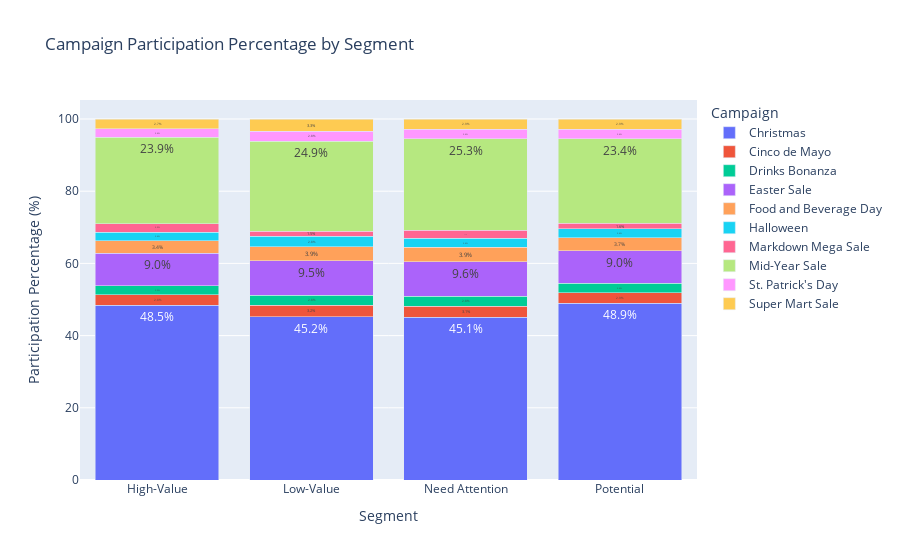

The notebook cell this image was saved under:
### Code cell
plot_campaign_participation_percentage_by_segment(df)

### Figure 1 — Plotly figure (JSON) as saved in the notebook; plotly's stock layout.template omitted (floating-point values rounded to 4 significant figures)
{"data": [{"alignmentgroup": "True", "hovertemplate": "Campaign=Christmas<br>Segment=%{x}<br>Participation Percentage (%)=%{text}<extra></extra>", "legendgroup": "Christmas", "marker": {"color": "#636efa", "pattern": {"shape": ""}}, "name": "Christmas", "offsetgroup": "Christmas", "orientation": "v", "showlegend": true, "text": [48.47, 45.2, 45.07, 48.95], "textposition": "inside", "texttemplate": "%{text:.1f}%", "type": "bar", "x": ["High-Value", "Low-Value", "Need Attention", "Potential"], "xaxis": "x", "y": [48.47, 45.2, 45.07, 48.95], "yaxis": "y"}, {"alignmentgroup": "True", "hovertemplate": "Campaign=Cinco de Mayo<br>Segment=%{x}<br>Participation Percentage (%)=%{text}<extra></extra>", "legendgroup": "Cinco de Mayo", "marker": {"color": "#EF553B", "pattern": {"shape": ""}}, "name": "Cinco de Mayo", "offsetgroup": "Cinco de Mayo", "orientation": "v", "showlegend": true, "text": [2.843, 3.238, 3.083, 2.949], "textposition": "inside", "texttemplate": "%{text:.1f}%", "type": "bar", "x": ["High-Value", "Low-Value", "Need Attention", "Potential"], "xaxis": "x", "y": [2.843, 3.238, 3.083, 2.949], "yaxis": "y"}, {"alignmentgroup": "True", "hovertemplate": "Campaign=Drinks Bonanza<br>Segment=%{x}<br>Participation Percentage (%)=%{text}<extra></extra>", "legendgroup": "Drinks Bonanza", "marker": {"color": "#00cc96", "pattern": {"shape": ""}}, "name": "Drinks Bonanza", "offsetgroup": "Drinks Bonanza", "orientation": "v", "showlegend": true, "text": [2.514, 2.789, 2.751, 2.599], "textposition": "inside", "texttemplate": "%{text:.1f}%", "type": "bar", "x": ["High-Value", "Low-Value", "Need Attention", "Potential"], "xaxis": "x", "y": [2.514, 2.789, 2.751, 2.599], "yaxis": "y"}, {"alignmentgroup": "True", "hovertemplate": "Campaign=Easter Sale<br>Segment=%{x}<br>Participation Percentage (%)=%{text}<extra></extra>", "legendgroup": "Easter Sale", "marker": {"color": "#ab63fa", "pattern": {"shape": ""}}, "name": "Easter Sale", "offsetgroup": "Easter Sale", "orientation": "v", "showlegend": true, "text": [9.002, 9.488, 9.609, 8.972], "textposition": "inside", "texttemplate": "%{text:.1f}%", "type": "bar", "x": ["High-Value", "Low-Value", "Need Attention", "Potential"], "xaxis": "x", "y": [9.002, 9.488, 9.609, 8.972], "yaxis": "y"}, {"alignmentgroup": "True", "hovertemplate": "Campaign=Food and Beverage Day<br>Segment=%{x}<br>Participation Percentage (%)=%{text}<extra></extra>", "legendgroup": "Food and Beverage Day", "marker": {"color": "#FFA15A", "pattern": {"shape": ""}}, "name": "Food and Beverage Day", "offsetgroup": "Food and Beverage Day", "orientation": "v", "showlegend": true, "text": [3.431, 3.937, 3.919, 3.654], "textposition": "inside", "texttemplate": "%{text:.1f}%", "type": "bar", "x": ["High-Value", "Low-Value", "Need Attention", "Potential"], "xaxis": "x", "y": [3.431, 3.937, 3.919, 3.654], "yaxis": "y"}, {"alignmentgroup": "True", "hovertemplate": "Campaign=Halloween<br>Segment=%{x}<br>Participation Percentage (%)=%{text}<extra></extra>", "legendgroup": "Halloween", "marker": {"color": "#19d3f3", "pattern": {"shape": ""}}, "name": "Halloween", "offsetgroup": "Halloween", "orientation": "v", "showlegend": true, "text": [2.421, 2.814, 2.573, 2.423], "textposition": "inside", "texttemplate": "%{text:.1f}%", "type": "bar", "x": ["High-Value", "Low-Value", "Need Attention", "Potential"], "xaxis": "x", "y": [2.421, 2.814, 2.573, 2.423], "yaxis": "y"}, {"alignmentgroup": "True", "hovertemplate": "Campaign=Markdown Mega Sale<br>Segment=%{x}<br>Participation Percentage (%)=%{text}<extra></extra>", "legendgroup": "Markdown Mega Sale", "marker": {"color": "#FF6692", "pattern": {"shape": ""}}, "name": "Markdown Mega Sale", "offsetgroup": "Markdown Mega Sale", "orientation": "v", "showlegend": true, "text": [2.324, 1.496, 2.191, 1.635], "textposition": "inside", "texttemplate": "%{text:.1f}%", "type": "bar", "x": ["High-Value", "Low-Value", "Need Attention", "Potential"], "xaxis": "x", "y": [2.324, 1.496, 2.191, 1.635], "yaxis": "y"}, {"alignmentgroup": "True", "hovertemplate": "Campaign=Mid-Year Sale<br>Segment=%{x}<br>Participation Percentage (%)=%{text}<extra></extra>", "legendgroup": "Mid-Year Sale", "marker": {"color": "#B6E880", "pattern": {"shape": ""}}, "name": "Mid-Year Sale", "offsetgroup": "Mid-Year Sale", "orientation": "v", "showlegend": true, "text": [23.9, 24.92, 25.33, 23.38], "textposition": "inside", "texttemplate": "%{text:.1f}%", "type": "bar", "x": ["High-Value", "Low-Value", "Need Attention", "Potential"], "xaxis": "x", "y": [23.9, 24.92, 25.33, 23.38], "yaxis": "y"}, {"alignmentgroup": "True", "hovertemplate": "Campaign=St. Patrick's Day<br>Segment=%{x}<br>Participation Percentage (%)=%{text}<extra></extra>", "legendgroup": "St. Patrick's Day", "marker": {"color": "#FF97FF", "pattern": {"shape": ""}}, "name": "St. Patrick's Day", "offsetgroup": "St. Patrick's Day", "orientation": "v", "showlegend": true, "text": [2.429, 2.789, 2.619, 2.569], "textposition": "inside", "texttemplate": "%{text:.1f}%", "type": "bar", "x": ["High-Value", "Low-Value", "Need Attention", "Potential"], "xaxis": "x", "y": [2.429, 2.789, 2.619, 2.569], "yaxis": "y"}, {"alignmentgroup": "True", "hovertemplate": "Campaign=Super Mart Sale<br>Segment=%{x}<br>Participation Percentage (%)=%{text}<extra></extra>", "legendgroup": "Super Mart Sale", "marker": {"color": "#FECB52", "pattern": {"shape": ""}}, "name": "Super Mart Sale", "offsetgroup": "Super Mart Sale", "orientation": "v", "showlegend": true, "text": [2.657, 3.329, 2.85, 2.868], "textposition": "inside", "texttemplate": "%{text:.1f}%", "type": "bar", "x": ["High-Value", "Low-Value", "Need Attention", "Potential"], "xaxis": "x", "y": [2.657, 3.329, 2.85, 2.868], "yaxis": "y"}], "layout": {"barmode": "stack", "legend": {"title": {"text": "Campaign"}, "tracegroupgap": 0}, "title": {"text": "Campaign Participation Percentage by Segment"}, "xaxis": {"anchor": "y", "domain": [0, 1], "title": {"text": "Segment"}}, "yaxis": {"anchor": "x", "domain": [0, 1], "title": {"text": "Participation Percentage (%)"}}}}
